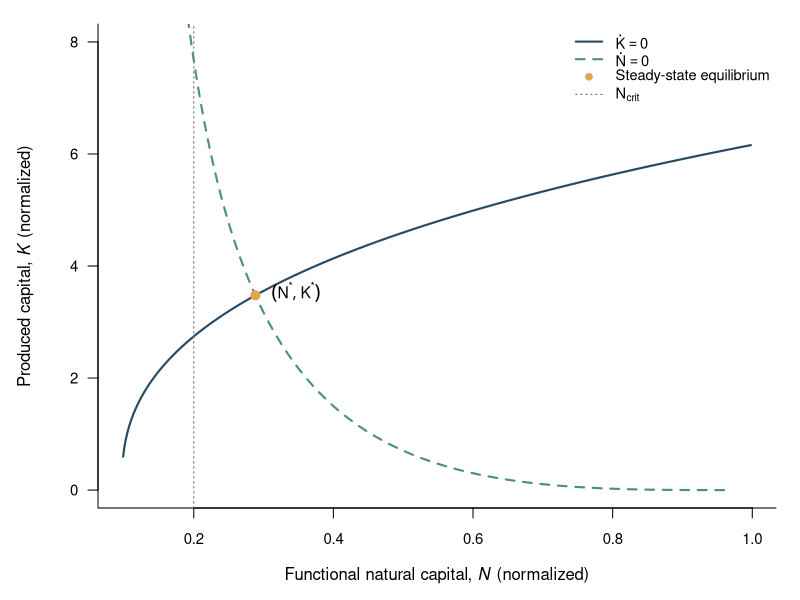
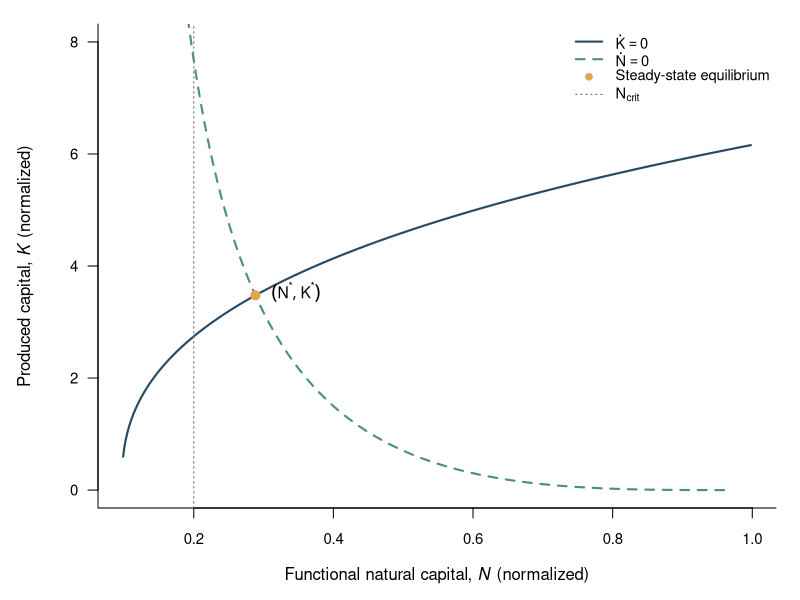
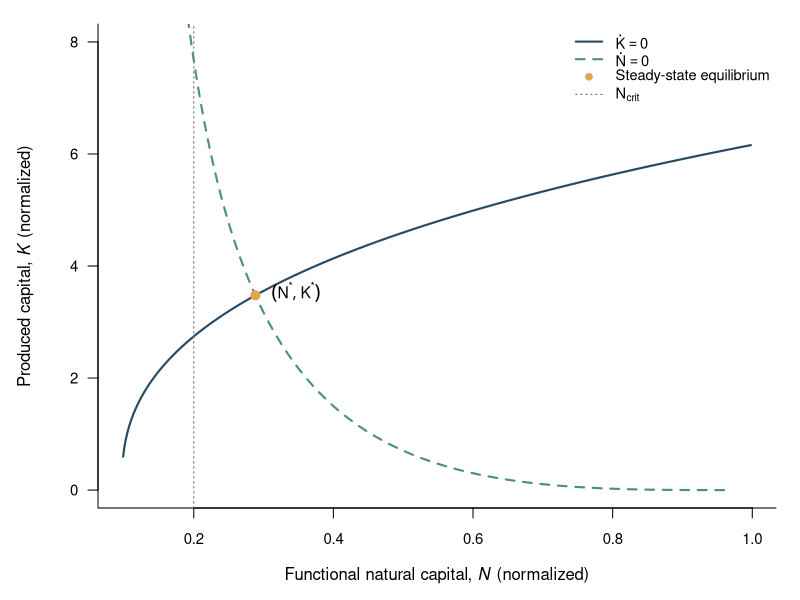
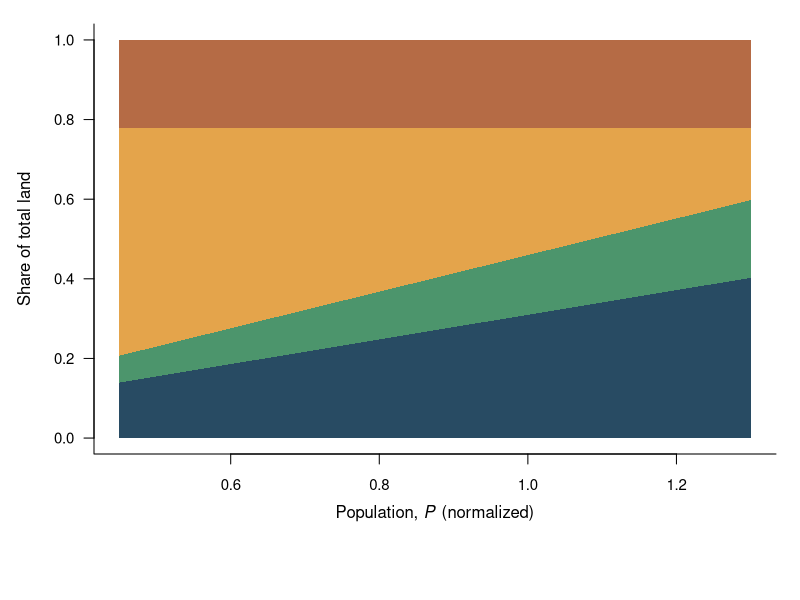
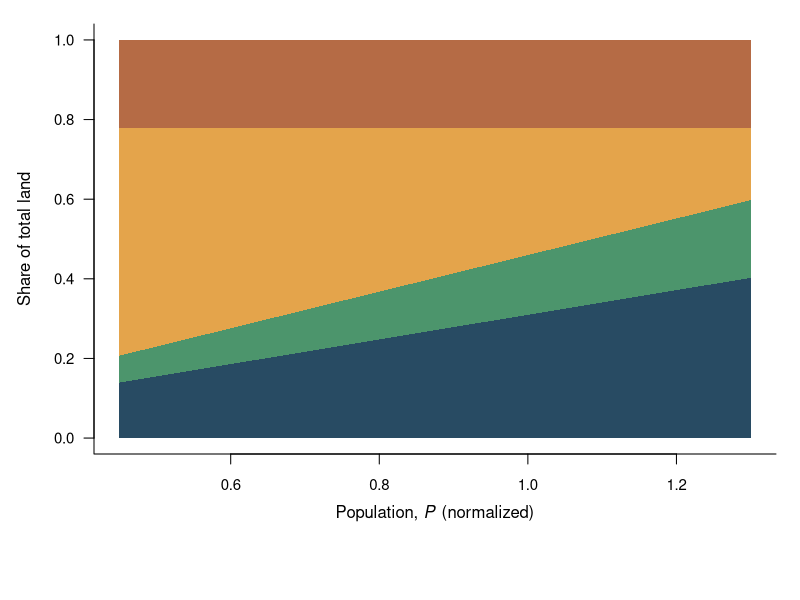
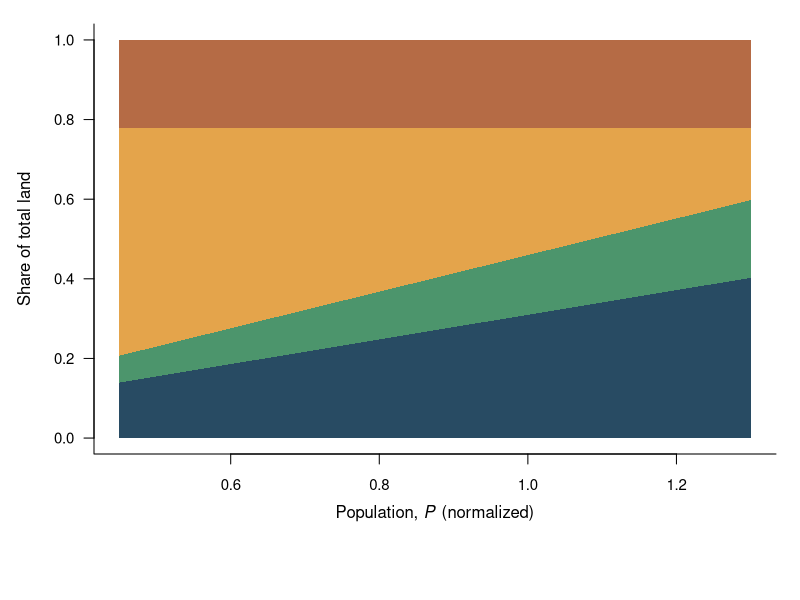
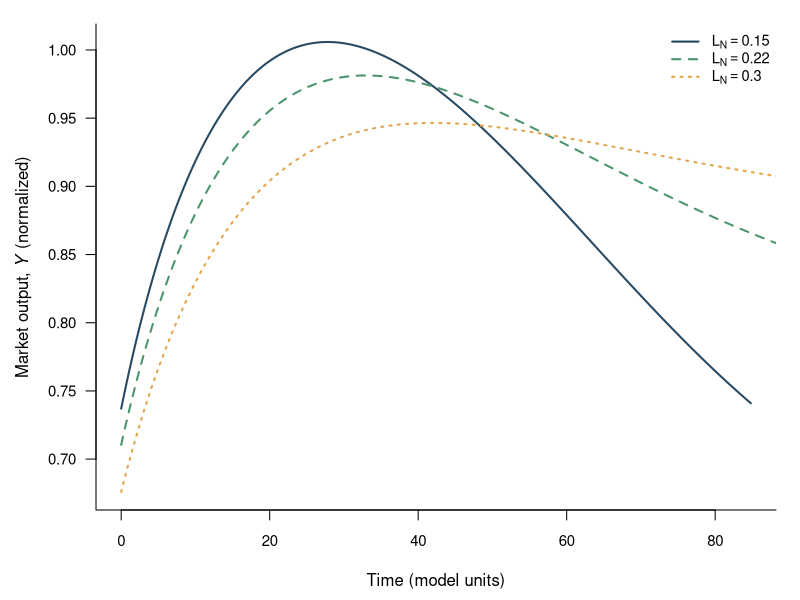
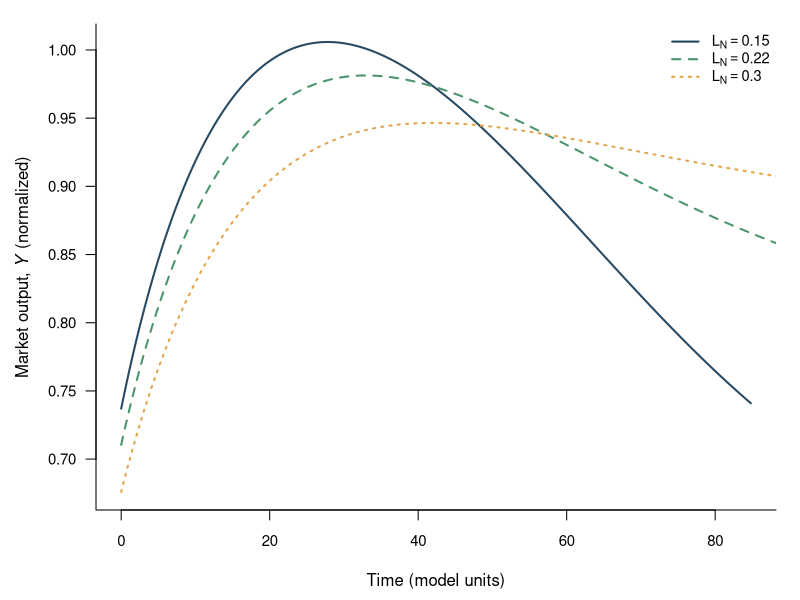

Recreate these plots in R, in order.
# Growth on a Finite Surface — reproducible numerical illustrations
# Guamán-Lazo, Luis | Universidad Técnica de Manabí
# Base R only. Run: source('Reproducible_model_code_FINAL.R')
# Outputs are written in ./finite_surface_outputs/
# NOTE: equilibrium theorems concern a REDUCED constant-saving system,
# not existence/uniqueness of the infinite-horizon planner optimum.

set.seed(20260928)
setwd("C:/Luis/Paper/Onwer/Submition/")
outdir <- 'finite_surface_outputs'
dir.create(outdir, showWarnings=FALSE, recursive=TRUE)
p <- list(Tbar=1, fbar=.18, AF=.65, xi=.50, hbar=.12, AH=.80,
          A=.90, alpha=.35, beta=.25, gamma=.20, s=.22, delta=.05,
          rhoN=.08, Nbar=1, chi=.015, zeta=.005, Ncrit=.20,
          LN_min=.12)
# Explicit parameter alias: prevents undefined defaults in helper functions.
PARAMS <- p
stopifnot(p$Tbar>0,p$fbar>0,p$AF>0,p$xi>0,p$hbar>0,p$AH>0,
          p$A>0,p$alpha>0,p$alpha<1,p$beta>0,p$gamma>=0,
          p$s>0,p$s<1,p$delta>0,p$rhoN>0,p$Nbar>0,
          p$chi>0,p$zeta>0,p$Ncrit>0,p$Ncrit<p$Nbar,
          p$LN_min>=0,p$LN_min<p$Tbar)

land <- function(P,N,LN,p=PARAMS) {
  if(any(!is.finite(c(P,N,LN))) || P<=0 || N<=0 || LN<p$LN_min || LN>p$Tbar)
    stop('Invalid population, ecological stock or conservation allocation')
  LA <- p$fbar*P/(p$AF*N^p$xi)
  LH <- p$hbar*P/p$AH
  LY <- p$Tbar-LA-LH-LN
  c(LA=LA,LH=LH,LY=LY,LN=LN)
}
D <- function(P,N,LN,p=PARAMS) unname(land(P,N,LN,p)['LY'])
Y <- function(K,P,N,LN,p=PARAMS) {
  if(!is.finite(K) || K<=0 || D(P,N,LN,p)<=0) return(NA_real_)
  p$A*K^p$alpha*D(P,N,LN,p)^p$beta*N^p$gamma
}
dD_dP <- function(P,N,p=PARAMS) -p$fbar/(p$AF*N^p$xi)-p$hbar/p$AH
dD_dN <- function(P,N,p=PARAMS) p$xi*p$fbar*P/(p$AF*N^(p$xi+1))
d2D_dN2 <- function(P,N,p=PARAMS) -p$xi*(p$xi+1)*p$fbar*P/(p$AF*N^(p$xi+2))
d2D_dPdN <- function(P,N,p=PARAMS) p$xi*p$fbar/(p$AF*N^(p$xi+1))
dY_dK <- function(K,P,N,LN,p=PARAMS) p$alpha*Y(K,P,N,LN,p)/K
# IMPORTANT: planner partial holds LY fixed; reduced derivative includes D'(N).
dY_dN_partial <- function(K,P,N,LN,p=PARAMS) p$gamma*Y(K,P,N,LN,p)/N
dY_dN_total <- function(K,P,N,LN,p=PARAMS) {
  y <- Y(K,P,N,LN,p)
  y*(p$gamma/N+p$beta*dD_dN(P,N,p)/D(P,N,LN,p))
}
Pmax <- function(N,LN=p$LN_min,p=PARAMS) (p$Tbar-LN)/(p$fbar/(p$AF*N^p$xi)+p$hbar/p$AH)
N_feasibility <- function(P,LN,p=PARAMS) {
  B <- p$Tbar-p$hbar*P/p$AH-LN
  if(B<=0) return(NA_real_)
  (p$fbar*P/(p$AF*B))^(1/p$xi)
}
cdiff <- function(fun,x,h=1e-5) (fun(x+h)-fun(x-h))/(2*h)
P0 <- .75; N0 <- .80; K0 <- 1.50; LN0 <- .22
stopifnot(LN0>=p$LN_min,D(P0,N0,LN0,p)>0)
checks <- data.frame(
  derivative=c('D_P','D_N','D_NN','D_PN','D_LN','Y_K','Y_N_total','Y_N_partial'),
  analytical=c(dD_dP(P0,N0,p),dD_dN(P0,N0,p),d2D_dN2(P0,N0,p),
               d2D_dPdN(P0,N0,p),-1,dY_dK(K0,P0,N0,LN0,p),
               dY_dN_total(K0,P0,N0,LN0,p),dY_dN_partial(K0,P0,N0,LN0,p)),
  numerical=c(cdiff(function(x) D(x,N0,LN0,p),P0),
              cdiff(function(x) D(P0,x,LN0,p),N0),
              cdiff(function(x) dD_dN(P0,x,p),N0),
              cdiff(function(x) dD_dP(P0,x,p),N0),
              cdiff(function(x) D(P0,N0,x,p),LN0),
              cdiff(function(x) Y(x,P0,N0,LN0,p),K0),
              cdiff(function(x) Y(K0,P0,x,LN0,p),N0),
              cdiff(function(x) p$A*K0^p$alpha*D(P0,N0,LN0,p)^p$beta*x^p$gamma,N0)))
checks$absolute_error <- abs(checks$analytical-checks$numerical)
write.csv(checks,file.path(outdir,'derivative_checks.csv'),row.names=FALSE)
stopifnot(all(is.finite(checks$absolute_error)),max(checks$absolute_error)<1e-5)

# Proposition 3: analytic Nf, strict boundary condition and unique root.
solve_reduced <- function(P,LN,p=PARAMS) {
  nf <- N_feasibility(P,LN,p)
  if(!is.finite(nf) || nf>=p$Nbar)
    return(list(status='No nonempty feasible ecological interval',Nf=nf))
  margin <- p$rhoN*LN*(1-nf/p$Nbar)-p$zeta*p$fbar*P
  if(margin<=0)
    return(list(status='Existence theorem boundary condition fails',Nf=nf,margin=margin))
  Knull <- function(N) ((p$s*p$A/p$delta)*D(P,N,LN,p)^p$beta*N^p$gamma)^(1/(1-p$alpha))
  G <- function(N) p$rhoN*LN*(1-N/p$Nbar)-p$chi*Y(Knull(N),P,N,LN,p)-p$zeta*p$fbar*P
  # G is evaluated at Nf by its analytic right-hand limit, avoiding D=0.
  ns <- uniroot(G,c(nf+1e-10*(p$Nbar-nf),p$Nbar),tol=1e-12)$root
  ks <- Knull(ns); ys <- Y(ks,P,ns,LN,p)
  YK <- dY_dK(ks,P,ns,LN,p); YN <- dY_dN_total(ks,P,ns,LN,p)
  J <- matrix(c(p$s*YK-p$delta,-p$chi*YK,p$s*YN,
                -p$rhoN*LN/p$Nbar-p$chi*YN),2,2,
              dimnames=list(c('Kdot','Ndot'),c('K','N')))
  tr <- sum(diag(J)); determinant <- det(J); eigenvalues <- eigen(J)$values
  stopifnot(tr<0,determinant>0,all(Re(eigenvalues)<0),
            abs(p$s*ys-p$delta*ks)<1e-7,abs(G(ns))<1e-7)
  list(status=if(ns>p$Ncrit) 'Interior and ecologically admissible' else
         'Interior mathematically; violates Ncrit',Nf=nf,margin=margin,
       Nstar=ns,Kstar=ks,Ystar=ys,J=J,trace=tr,determinant=determinant,
       eigenvalues=eigenvalues,Knull=Knull,G=G)
}
sol <- solve_reduced(P0,LN0,p)
if(is.null(sol$Nstar)) stop(sol$status)
write.csv(data.frame(Nf=sol$Nf,Nstar=sol$Nstar,Kstar=sol$Kstar,
                     Ystar=sol$Ystar,trace=sol$trace,determinant=sol$determinant,
                     admissible=sol$Nstar>p$Ncrit),
          file.path(outdir,'equilibrium_v6.csv'),row.names=FALSE)
write.csv(sol$J,file.path(outdir,'jacobian_v6.csv'))

# RK4 with no artificial floor or clipping: stop at first detected infeasible step (grid approximation).
rhs <- function(z,LN,P,p=PARAMS) {
  K <- z[1]; N <- z[2]
  if(!is.finite(K) || !is.finite(N) || K<=0 || N<=0 || N>p$Nbar ||
     D(P,N,LN,p)<=0) return(c(NA_real_,NA_real_))
  yy <- Y(K,P,N,LN,p)
  c(p$s*yy-p$delta*K,
    p$rhoN*LN*(1-N/p$Nbar)-p$chi*yy-p$zeta*p$fbar*P)
}
simulate_path <- function(LN,T=150,dt=.05,P=P0,p=PARAMS,Kinit=1,Ninit=.85) {
  tt <- seq(0,T,by=dt); zz <- matrix(NA_real_,length(tt),2)
  zz[1,] <- c(Kinit,Ninit); status <- 'completed'; last <- length(tt)
  for(i in 2:length(tt)) {
    z <- zz[i-1,]; a <- rhs(z,LN,P,p)
    b <- rhs(z+dt*a/2,LN,P,p)
    c <- rhs(z+dt*b/2,LN,P,p)
    d <- rhs(z+dt*c,LN,P,p)
    zn <- z+dt*(a+2*b+2*c+d)/6
    if(any(!is.finite(c(a,b,c,d,zn))) || zn[1]<=0 || zn[2]<=0 ||
       zn[2]>p$Nbar || D(P,zn[2],LN,p)<=0 || zn[2]<p$Ncrit) {
      status <- 'stopped: infeasible or ecological floor reached'
      last <- i-1; break
    }
    zz[i,] <- zn
  }
  zz <- zz[seq_len(last),,drop=FALSE]
  zN <- zz[,2]
  yy <- vapply(seq_len(last),function(i) Y(zz[i,1],P,zN[i],LN,p),numeric(1))
  LL <- t(vapply(zN,function(n) land(P,n,LN,p),numeric(4)))
  df <- data.frame(time=tt[seq_len(last)],K=zz[,1],N=zN,Y=yy,
                   LA=LL[,1],LH=LL[,2],LY=LL[,3],LN=LL[,4],
                   scenario_LN=LN)
  stopifnot(max(abs(rowSums(LL)-p$Tbar))<1e-10,all(df$LY>0))
  attr(df,'status') <- status
  df
}
scenarios <- c(.15,.22,.30)
paths <- lapply(scenarios, function(LN) simulate_path(LN=LN, P=P0, p=PARAMS))
allpaths <- do.call(rbind,paths)
write.csv(allpaths,file.path(outdir,'transition_paths.csv'),row.names=FALSE)
write.csv(data.frame(LN=scenarios,status=vapply(paths,function(x) attr(x,'status'),''),
                     last_time=vapply(paths,function(x) tail(x$time,1),0.0)),
          file.path(outdir,'transition_status.csv'),row.names=FALSE)

# Figures: reproducible 600 dpi TIFF + PNG + vector PDF from the SAME plotting function.
colors <- c('#284B63','#4C956C','#E4A44B','#B56B45')
export_plot <- function(stem,draw,width=7.5,height=5.2) {
  for(fmt in c('png','tiff','pdf')) {
    fn <- file.path(outdir,paste0(stem,'.',fmt))
    if(fmt=='png') png(fn,width=width,height=height,units='in',res=600)
    if(fmt=='tiff') tiff(fn,width=width,height=height,units='in',res=600,compression='lzw')
    if(fmt=='pdf') pdf(fn,width=width,height=height,onefile=FALSE)
    draw(); dev.off()
  }
}
# Publication graphics: compact axis/legend sizes, consistent with manuscript order.
figure_phase <- function() {
  nv <- seq(sol$Nf+.002,p$Nbar-.002,length.out=600)
  kn <- vapply(nv,sol$Knull,numeric(1))
  nn <- vapply(nv,function(n) {
    regen <- p$rhoN*LN0*(1-n/p$Nbar)-p$zeta*p$fbar*P0
    if(regen<=0) return(NA_real_)
    (regen/(p$chi*p$A*D(P0,n,LN0,p)^p$beta*n^p$gamma))^(1/p$alpha)
  },numeric(1))
  par(mar=c(4.6,4.9,1.2,1.2),las=1,bty='l')
  plot(nv,kn,type='l',lwd=2.1,col=colors[1],ylim=c(0,max(8,1.4*sol$Kstar)),
       xlab=expression('Functional natural capital, '*italic(N)*' (normalized)'),
       ylab=expression('Produced capital, '*italic(K)*' (normalized)'),cex.lab=1.00,cex.axis=.90)
  lines(nv,nn,lwd=2.1,lty=2,col=colors[2]); points(sol$Nstar,sol$Kstar,pch=19,col=colors[3],cex=1.2)
  text(sol$Nstar,sol$Kstar,labels=expression(group('(',list(N^'*',K^'*'),')')),
       pos=4,offset=.8,cex=.94)
  abline(v=p$Ncrit,lty=3,lwd=1.2,col='grey50')
  legend('topright',bty='n',lwd=c(2.1,2.1,NA,1.2),lty=c(1,2,NA,3),
         pch=c(NA,NA,19,NA),col=c(colors[1:3],'grey50'),
         legend=as.expression(list(bquote(dot(K)==0),bquote(dot(N)==0),
                                   'Steady-state equilibrium',bquote(N[crit]))),cex=.88)
}
figure_land <- function() {
  Pgrid <- seq(.45,1.30,length.out=250)
  MM <- t(vapply(Pgrid,function(P) land(P,N0,LN0,p),numeric(4)))
  stopifnot(all(MM[,'LY']>0)); MM <- MM/p$Tbar
  cum <- t(apply(MM,1,cumsum))
  par(mar=c(7.3,4.7,1.2,1.2),las=1,bty='l')
  plot(Pgrid,Pgrid*0,type='n',ylim=c(0,1),xlab='',
       ylab='Share of total land',cex.lab=1.00,cex.axis=.90)
  for(j in seq_len(4)) {
    low <- if(j==1) rep(0,length(Pgrid)) else cum[,j-1]
    polygon(c(Pgrid,rev(Pgrid)),c(low,rev(cum[,j])),col=colors[j],border=NA)
  }
  mtext(expression('Population, '*italic(P)*' (normalized)'),side=1,line=2.6,cex=1.00)
  legend('bottom',inset=c(0,-.45),xpd=NA,ncol=2,bty='n',
         legend=expression('Agriculture ('*L[A]*')','Housing ('*L[H]*')',
                           'Market production ('*L[Y]*')','Natural land ('*L[N]*')'),
         fill=colors,cex=.88,x.intersp=.8,y.intersp=1.12)
}
figure_paths <- function(field='Y') {
  par(mar=c(4.5,4.8,1.2,1.2),las=1,bty='l')
  yr <- range(unlist(lapply(paths,function(z) z[[field]])),finite=TRUE)
  yl <- switch(field,Y=expression('Market output, '*italic(Y)*' (normalized)'),
               N=expression('Functional natural capital, '*italic(N)*' (normalized)'),
               LY=expression('Market land, '*L[Y]*' (normalized)'),field)
  plot(paths[[1]]$time,paths[[1]][[field]],type='l',lwd=2,col=colors[1],
       ylim=yr,xlab='Time (model units)',ylab=yl,cex.lab=1.00,cex.axis=.90)
  for(i in 2:length(paths)) lines(paths[[i]]$time,paths[[i]][[field]],
                                  lwd=2,col=colors[i],lty=i)
  legend('topright',bty='n',lwd=2,lty=seq_along(paths),col=colors[seq_along(paths)],
         legend=as.expression(lapply(scenarios,function(z) bquote(L[N]==.(z)))),cex=.88)
}
figure_release <- function() {
  nv <- seq(max(p$Ncrit,.22),p$Nbar,length.out=250)
  ag <- vapply(nv,function(n) unname(land(P0,n,LN0,p)['LA']),numeric(1))/p$Tbar
  pr <- vapply(nv,function(n) D(P0,n,LN0,p),numeric(1))/p$Tbar
  par(mar=c(4.5,4.8,1.2,1.2),las=1,bty='l')
  plot(nv,ag,type='l',lwd=2,col=colors[1],ylim=range(c(ag,pr)),
       xlab=expression('Functional natural capital, '*italic(N)*' (normalized)'),
       ylab='Share of total land',cex.lab=1.00,cex.axis=.90)
  lines(nv,pr,lwd=2,col=colors[2],lty=2)
  legend('right',bty='n',lwd=2,lty=c(1,2),col=colors[1:2],
         legend=expression('Minimum agricultural land ('*L[A]^min*')',
                           'Residual market land ('*L[Y]*')'),
         cex=.88,x.intersp=.8,y.intersp=1.12)
}
# Manuscript numbering: phase, population displacement, output paths, ecological release.
export_plot('Figure_1_phase_diagram',figure_phase)
export_plot('Figure_2_land_displacement',figure_land)
export_plot('Figure_3_output_paths',function() figure_paths('Y'))
export_plot('Figure_4_ecological_land_release',figure_release)
# Supplementary diagnostics, not numbered as main-text figures.
export_plot('Supplement_Natural_capital_paths',function() figure_paths('N'))
export_plot('Supplement_Productive_land_paths',function() figure_paths('LY'))

# Sensitivity: distinguish theoretical existence, ecological admissibility and failure.
grid <- expand.grid(LN=c(.15,.20,.25,.30),rhoN=c(.05,.08,.11),
                    chi=c(.010,.015,.020),xi=c(.25,.50,.75))
sensitivity <- do.call(rbind,lapply(seq_len(nrow(grid)),function(i) {
  pp <- p; pp$rhoN <- grid$rhoN[i]; pp$chi <- grid$chi[i]; pp$xi <- grid$xi[i]
  ss <- solve_reduced(P0,grid$LN[i],pp)
  data.frame(grid[i,],status=ss$status,Nf=ss$Nf,
             Nstar=if(is.null(ss$Nstar)) NA_real_ else ss$Nstar,
             Kstar=if(is.null(ss$Kstar)) NA_real_ else ss$Kstar)
}))
write.csv(sensitivity,file.path(outdir,'sensitivity.csv'),row.names=FALSE)
cat('Baseline mathematical checks passed. Output directory:',normalizePath(outdir),'\n')
cat(sprintf('Nf=%.6f; N*=%.6f; K*=%.6f; Y*=%.6f; ecological admissible=%s\n',
            sol$Nf,sol$Nstar,sol$Kstar,sol$Ystar,sol$Nstar>p$Ncrit))

# MODEL A vs MODEL B: theoretical robustness, gamma=0 (not a planner optimum).
model_comparison <- do.call(rbind,lapply(c('A_direct_and_indirect','B_indirect_only'),function(model) {
  pp <- p; if(model=='B_indirect_only') pp$gamma <- 0
  ss <- solve_reduced(P0,LN0,pp)
  if(is.null(ss$Nstar)) return(data.frame(model=model,gamma=pp$gamma,status=ss$status,Nstar=NA_real_,Kstar=NA_real_,Ystar=NA_real_,trace=NA_real_,determinant=NA_real_))
  data.frame(model=model,gamma=pp$gamma,status=ss$status,Nstar=ss$Nstar,Kstar=ss$Kstar,Ystar=ss$Ystar,trace=ss$trace,determinant=ss$determinant)
}))
write.csv(model_comparison,file.path(outdir,'model_A_vs_B_gamma0.csv'),row.names=FALSE)
print(model_comparison)
# Dulac sign at benchmark interior grid: analytic sign check, not global-stability proof.
dulac_check <- function(K,N,P,LN,p=PARAMS) {
  yy <- Y(K,P,N,LN,p); yn <- dY_dN_total(K,P,N,LN,p)
  p$s*(p$alpha-1)*yy/K^2-(p$rhoN*LN/p$Nbar+p$chi*yn)/K
}
dulac_grid <- expand.grid(K=seq(.1,8,length.out=30),N=seq(sol$Nf+.01,p$Nbar-.01,length.out=30))
dulac_grid$divergence <- mapply(function(K,N) dulac_check(K,N,P0,LN0,p),dulac_grid$K,dulac_grid$N)
stopifnot(all(is.finite(dulac_grid$divergence)),all(dulac_grid$divergence<0))
write.csv(dulac_grid,file.path(outdir,'dulac_negative_divergence_grid.csv'),row.names=FALSE)

# --- Exogenous demographic sensitivity (not an autonomous stability theorem) ---
# The benchmark population P0 remains fixed in all existing equilibrium results.
# Population varies ONLY in this additional, explicitly nonautonomous exercise.
simulate_demography <- function(gP,LN=LN0,T=100,dt=.05,Pinit=P0,Kinit=1,Ninit=.85,p=PARAMS) {
  stopifnot(gP>=0,LN>=p$LN_min,dt>0,Pinit>0)
  times <- seq(0,T,by=dt); z <- c(Kinit,Ninit)
  data <- data.frame(time=numeric(0),P=numeric(0),K=numeric(0),N=numeric(0),Y=numeric(0),LY=numeric(0),gP=numeric(0))
  status <- 'completed'
  pmax_cap <- Pmax(p$Nbar,LN,p)
  for(i in seq_along(times)) {
    t <- times[i]; pop <- Pinit*exp(gP*t)
    if(!all(is.finite(z)) || z[1]<=0 || z[2]<p$Ncrit || z[2]>p$Nbar || D(pop,z[2],LN,p)<=0) {
      status <- 'stopped: feasibility boundary'; break
    }
    data <- rbind(data,data.frame(time=t,P=pop,K=z[1],N=z[2],Y=Y(z[1],pop,z[2],LN,p),LY=D(pop,z[2],LN,p),gP=gP))
    if(i==length(times)) break
    f <- function(tt,zz) rhs(zz,LN,Pinit*exp(gP*tt),p)
    a <- f(t,z); b <- f(t+dt/2,z+dt*a/2)
    c <- f(t+dt/2,z+dt*b/2); d <- f(t+dt,z+dt*c)
    zn <- z+dt*(a+2*b+2*c+d)/6
    if(any(!is.finite(c(a,b,c,d,zn))) || zn[1]<=0 || zn[2]<p$Ncrit || zn[2]>p$Nbar || D(Pinit*exp(gP*(t+dt)),zn[2],LN,p)<=0) {
      status <- 'stopped: feasibility boundary'; break
    }
    z <- zn
  }
  # Last feasible grid time is not an exact root-located event time.
  data$pressure <- data$P/pmax_cap
  attr(data,'status') <- status
  data
}
demo_rates <- c(0,.005,.01)
demo_paths <- lapply(demo_rates,function(g) simulate_demography(gP=g,LN=LN0,p=PARAMS))
write.csv(do.call(rbind,demo_paths),file.path(outdir,'demographic_sensitivity.csv'),row.names=FALSE)
write.csv(data.frame(gP=demo_rates,status=vapply(demo_paths,function(z) attr(z,'status'),''),
                     last_feasible_time=vapply(demo_paths,function(z) tail(z$time,1),0.0),
                     theoretical_upper_bound=vapply(demo_rates,function(g) if(g==0) Inf else log(Pmax(p$Nbar,LN0,p)/P0)/g,0.0)),
          file.path(outdir,'demographic_sensitivity_status.csv'),row.names=FALSE)
figure_demographic <- function() {
  old <- par(no.readonly=TRUE); on.exit(par(old))
  par(mfrow=c(1,2),mar=c(4.4,4.6,1.5,1),las=1,bty='l')
  yr <- range(unlist(lapply(demo_paths,function(z) z$pressure)),finite=TRUE)
  plot(NA,xlim=c(0,100),ylim=range(c(yr,1)),xlab='Time (model units)',
       ylab=expression('Population pressure, '*P/P[max]),cex.lab=1.00,cex.axis=.90)
  abline(h=1,col='grey60',lty=3)
  for(i in seq_along(demo_paths)) lines(demo_paths[[i]]$time,demo_paths[[i]]$pressure,col=colors[i],lty=i,lwd=2)
  legend('topleft',legend=expression(g[P]==0,g[P]==0.005,g[P]==0.01),col=colors[1:3],lty=1:3,lwd=2,bty='n',cex=.85)
  yr <- range(unlist(lapply(demo_paths,function(z) z$Y)),finite=TRUE)
  plot(NA,xlim=c(0,100),ylim=yr,xlab='Time (model units)',
       ylab=expression('Non-agricultural market output, '*Y*' (normalized)'),cex.lab=1.00,cex.axis=.90)
  for(i in seq_along(demo_paths)) lines(demo_paths[[i]]$time,demo_paths[[i]]$Y,col=colors[i],lty=i,lwd=2)
  legend('bottomleft',legend=expression(g[P]==0,g[P]==0.005,g[P]==0.01),col=colors[1:3],lty=1:3,lwd=2,bty='n',cex=.85)
}
export_plot('Figure_5_demographic_sensitivity',figure_demographic,width=10.8,height=4.4)
cat('Demographic sensitivity exported; benchmark stability proof applies only to gP=0.\n')
